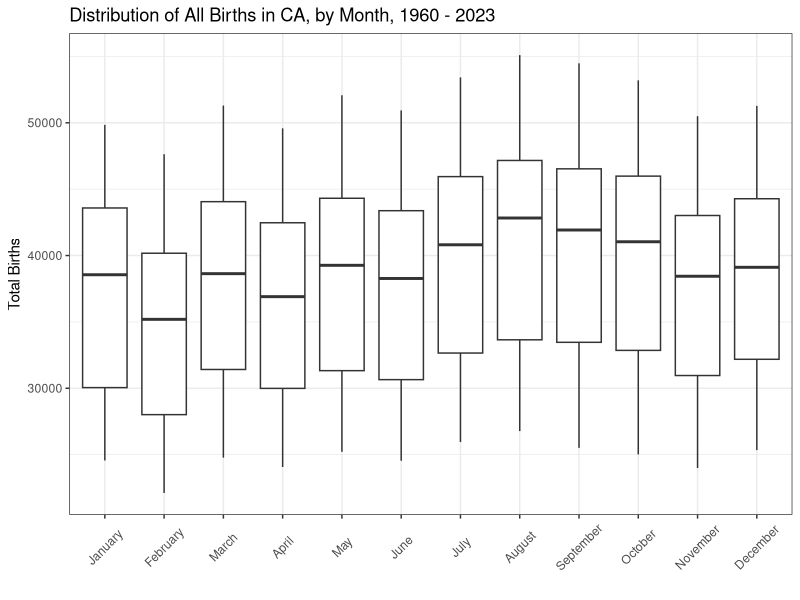
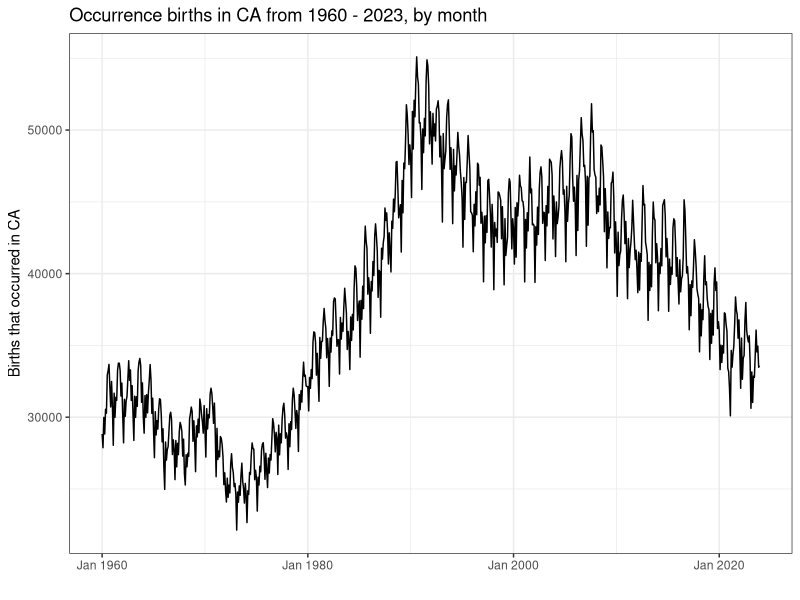
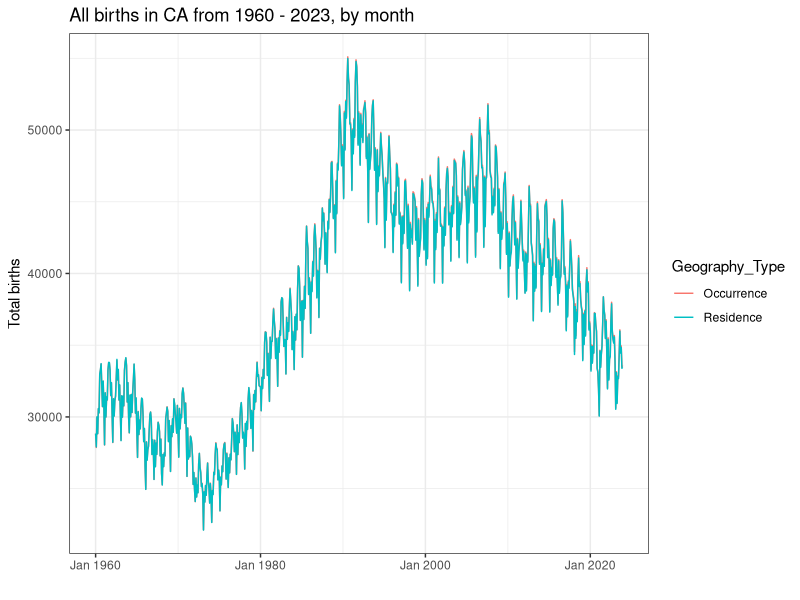

Generate these figures, in order, with R:
## ---- chunk 1
knitr::opts_chunk$set(echo = FALSE, warning = FALSE)

library(tidyverse)
library(data.table)

## ---- chunk 2

# read in our data on births
births <- read_csv("data/20241030_births_final_state_month_sup.csv")

# subset to remove those unnecessary and NA cols
births <- births[,c(1:6)]

## ---- chunk 3

# let's summarize - just how many births occurred in CA from 1960 -2023?

births_oc <- births %>% filter(Geography_Type == "Occurrence")

# how many births occurred per month? per year?

# use groupby() to group and sum

# months

births_oc_m <- births_oc %>% group_by(Month) %>%
  summarise(
    "Total Births" = sum(Count)
  )

# rename the months s.t. they have the month names instead of ordered #s

births_oc_m <- births_oc_m %>% mutate(
  Month = case_when(
    Month == "01" ~ "January",
    Month == "02" ~ "February",
    Month == "03" ~ "March",
    Month == "04" ~ "April",
    Month == "05" ~ "May",
    Month == "06" ~ "June",
    Month == "07" ~ "July",
    Month == "08" ~ "August",
    Month == "09" ~ "September",
    Month == "10" ~ "October",
    Month == "11" ~ "November",
    Month == "12" ~ "December"
  )
)

# use kable packages to create neat, readable tables

#install.packages("kableExtra")
library(kableExtra)

births_oc_m %>%
  kable(caption = "Births by Month in CA, 1960 - 2023") %>%
  kable_styling(full_width = FALSE,
                position = "center",
                latex_options = c("striped", "hold_position"))


## ---- chunk 4

# let's compare residence births vs. occurrence births
# filter s.t we don't get the more granular views after 2018

births_m <- births %>% filter(Geography_Type == "Residence" | Geography_Type == "Occurrence") %>%
  group_by(Month, Geography_Type) %>%
  summarise(
    "Total Births" = sum(Count)
  )

# And now create a similar table for the comparison
births_m %>%
  kable(caption = "Births by Month in CA, 1960 - 2023") %>%
  kable_styling(full_width = FALSE,
                position = "center",
                latex_options = c("striped", "hold_position"))

## ---- chunk 5
births_c <- births %>% filter(Strata == "Total Population") %>%
  mutate(Month = case_when(
    Month == "01" ~ "January",
    Month == "02" ~ "February",
    Month == "03" ~ "March",
    Month == "04" ~ "April",
    Month == "05" ~ "May",
    Month == "06" ~ "June",
    Month == "07" ~ "July",
    Month == "08" ~ "August",
    Month == "09" ~ "September",
    Month == "10" ~ "October",
    Month == "11" ~ "November",
    Month == "12" ~ "December"))

births_c %>%
  ggplot(aes(x = fct_relevel(
    Month,
    "January", "February", "March", "April",
    "May", "June", "July", "August",
    "September", "October", "November", "December"), y = Count)) +
  geom_boxplot() +
  ggtitle("Distribution of All Births in CA, by Month, 1960 - 2023")+
  ylab("Total Births") +
  xlab("")+
  theme_bw() +
  theme(axis.text.x = element_text(angle = 45, vjust = 0.5))

## ---- chunk 6

# create a variable to indicate the date as month and year

#install.packages("zoo")

library(zoo) # library with as.yearmon() function

# Create a date variable - assume the first of the month only for functionality purposes
# the data is stratified by month
births_c <- births_c %>%
  mutate(Date = case_when(
    Month == "January" ~ paste(Year, "01-01", sep = "-"),
    Month == "February" ~ paste(Year, "02-01", sep = "-"),
    Month == "March" ~ paste(Year, "03-01", sep = "-"),
    Month == "April" ~ paste(Year, "04-01", sep = "-"),
    Month == "May" ~ paste(Year, "05-01", sep = "-"),
    Month == "June" ~ paste(Year, "06-01", sep = "-"),
    Month == "July" ~ paste(Year, "07-01", sep = "-"),
    Month == "August" ~ paste(Year, "08-01", sep = "-"),
    Month == "September" ~ paste(Year, "09-01", sep = "-"),
    Month == "October" ~ paste(Year, "10-01", sep = "-"),
    Month == "November" ~ paste(Year, "11-01", sep = "-"),
    Month == "December" ~ paste(Year, "12-01", sep = "-"),
  ) %>% as.Date()) 

# use zoo package's as.yearmon() fxn to convert into a format we want
births_c <- births_c %>% mutate(YearMonth = as.yearmon(Date))

# create a line chart to display behavior of "Occurrence" births in california
births_c %>% filter(Geography_Type == "Occurrence") %>% 
  ggplot(aes(x = YearMonth, y = Count)) +
  geom_line() +
  theme_bw() +
  ggtitle("Occurrence births in CA from 1960 - 2023, by month") +
  xlab("") +
  ylab("Births that occurred in CA")

## ---- chunk 7

births_c %>%
  ggplot(aes(x = YearMonth, y = Count)) +
  geom_line(aes(color = Geography_Type)) +
  scale_color_discrete() +
  theme_bw() +
  ggtitle("All births in CA from 1960 - 2023, by month") +
  xlab("") +
  ylab("Total births")
